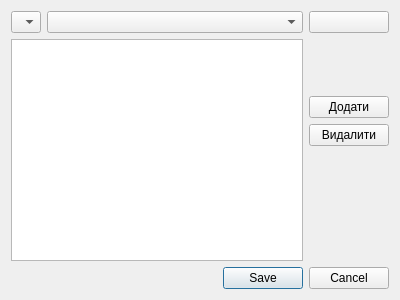
<?xml version="1.0" encoding="UTF-8"?>
<ui version="4.0">
 <class>AddPerson</class>
 <widget class="QDialog" name="AddPerson">
  <property name="geometry">
   <rect>
    <x>0</x>
    <y>0</y>
    <width>400</width>
    <height>300</height>
   </rect>
  </property>
  <property name="windowTitle">
   <string>Dialog</string>
  </property>
  <layout class="QGridLayout" name="gridLayout">
   <item row="1" column="0" rowspan="5" colspan="2">
    <widget class="QListWidget" name="relationsList">
     <property name="sizePolicy">
      <sizepolicy hsizetype="Expanding" vsizetype="Expanding">
       <horstretch>100</horstretch>
       <verstretch>0</verstretch>
      </sizepolicy>
     </property>
    </widget>
   </item>
   <item row="0" column="2">
    <widget class="QPushButton" name="deleteButton">
     <property name="sizePolicy">
      <sizepolicy hsizetype="Minimum" vsizetype="Fixed">
       <horstretch>0</horstretch>
       <verstretch>0</verstretch>
      </sizepolicy>
     </property>
     <property name="text">
      <string/>
     </property>
     <property name="icon">
      <iconset resource="res.qrc">
       <normaloff>:/ico/delete</normaloff>:/ico/delete</iconset>
     </property>
     <property name="iconSize">
      <size>
       <width>32</width>
       <height>32</height>
      </size>
     </property>
    </widget>
   </item>
   <item row="0" column="0">
    <widget class="QComboBox" name="imageBox">
     <property name="sizePolicy">
      <sizepolicy hsizetype="Fixed" vsizetype="Fixed">
       <horstretch>0</horstretch>
       <verstretch>0</verstretch>
      </sizepolicy>
     </property>
     <property name="iconSize">
      <size>
       <width>32</width>
       <height>32</height>
      </size>
     </property>
     <item>
      <property name="text">
       <string/>
      </property>
      <property name="icon">
       <iconset resource="res.qrc">
        <normaloff>:/ico/user</normaloff>:/ico/user</iconset>
      </property>
     </item>
    </widget>
   </item>
   <item row="6" column="0" colspan="3">
    <widget class="QDialogButtonBox" name="buttonBox">
     <property name="orientation">
      <enum>Qt::Horizontal</enum>
     </property>
     <property name="standardButtons">
      <set>QDialogButtonBox::Cancel|QDialogButtonBox::Save</set>
     </property>
    </widget>
   </item>
   <item row="3" column="2">
    <widget class="QPushButton" name="removeButton">
     <property name="text">
      <string>Видалити</string>
     </property>
    </widget>
   </item>
   <item row="0" column="1">
    <widget class="QComboBox" name="nameBox">
     <property name="sizePolicy">
      <sizepolicy hsizetype="Preferred" vsizetype="Minimum">
       <horstretch>0</horstretch>
       <verstretch>0</verstretch>
      </sizepolicy>
     </property>
    </widget>
   </item>
   <item row="2" column="2">
    <widget class="QPushButton" name="addButton">
     <property name="text">
      <string>Додати</string>
     </property>
    </widget>
   </item>
  </layout>
 </widget>
 <resources>
  <include location="res.qrc"/>
 </resources>
 <connections>
  <connection>
   <sender>buttonBox</sender>
   <signal>accepted()</signal>
   <receiver>AddPerson</receiver>
   <slot>accept()</slot>
   <hints>
    <hint type="sourcelabel">
     <x>257</x>
     <y>290</y>
    </hint>
    <hint type="destinationlabel">
     <x>157</x>
     <y>274</y>
    </hint>
   </hints>
  </connection>
  <connection>
   <sender>buttonBox</sender>
   <signal>rejected()</signal>
   <receiver>AddPerson</receiver>
   <slot>reject()</slot>
   <hints>
    <hint type="sourcelabel">
     <x>325</x>
     <y>290</y>
    </hint>
    <hint type="destinationlabel">
     <x>286</x>
     <y>274</y>
    </hint>
   </hints>
  </connection>
 </connections>
</ui>
